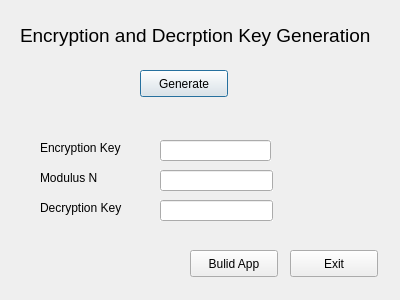
<?xml version="1.0" encoding="UTF-8"?>
<ui version="4.0">
 <class>keyGeneration</class>
 <widget class="QDialog" name="keyGeneration">
  <property name="geometry">
   <rect>
    <x>0</x>
    <y>0</y>
    <width>400</width>
    <height>300</height>
   </rect>
  </property>
  <property name="windowTitle">
   <string>Key Generator</string>
  </property>
  <widget class="QLabel" name="label_title">
   <property name="geometry">
    <rect>
     <x>20</x>
     <y>20</y>
     <width>371</width>
     <height>31</height>
    </rect>
   </property>
   <property name="font">
    <font>
     <pointsize>14</pointsize>
    </font>
   </property>
   <property name="text">
    <string>Encryption and Decrption Key Generation</string>
   </property>
  </widget>
  <widget class="QPushButton" name="pushButton_generate">
   <property name="geometry">
    <rect>
     <x>140</x>
     <y>70</y>
     <width>88</width>
     <height>27</height>
    </rect>
   </property>
   <property name="text">
    <string>Generate</string>
   </property>
  </widget>
  <widget class="QLabel" name="label_Enkey">
   <property name="geometry">
    <rect>
     <x>40</x>
     <y>140</y>
     <width>101</width>
     <height>16</height>
    </rect>
   </property>
   <property name="text">
    <string>Encryption Key </string>
   </property>
  </widget>
  <widget class="QLabel" name="label_DeKey">
   <property name="geometry">
    <rect>
     <x>40</x>
     <y>200</y>
     <width>101</width>
     <height>16</height>
    </rect>
   </property>
   <property name="text">
    <string>Decryption Key </string>
   </property>
  </widget>
  <widget class="QLineEdit" name="lineEdit_EnKey">
   <property name="geometry">
    <rect>
     <x>160</x>
     <y>140</y>
     <width>111</width>
     <height>21</height>
    </rect>
   </property>
   <property name="autoFillBackground">
    <bool>true</bool>
   </property>
   <property name="readOnly">
    <bool>true</bool>
   </property>
  </widget>
  <widget class="QLineEdit" name="lineEdit_DeKey">
   <property name="geometry">
    <rect>
     <x>160</x>
     <y>200</y>
     <width>113</width>
     <height>21</height>
    </rect>
   </property>
   <property name="autoFillBackground">
    <bool>true</bool>
   </property>
   <property name="readOnly">
    <bool>true</bool>
   </property>
  </widget>
  <widget class="QPushButton" name="pushButton_Exit">
   <property name="geometry">
    <rect>
     <x>290</x>
     <y>250</y>
     <width>88</width>
     <height>27</height>
    </rect>
   </property>
   <property name="text">
    <string>Exit</string>
   </property>
  </widget>
  <widget class="QLabel" name="label_Modulus">
   <property name="geometry">
    <rect>
     <x>40</x>
     <y>170</y>
     <width>101</width>
     <height>16</height>
    </rect>
   </property>
   <property name="text">
    <string>Modulus N</string>
   </property>
  </widget>
  <widget class="QLineEdit" name="lineEdit_Modulus">
   <property name="geometry">
    <rect>
     <x>160</x>
     <y>170</y>
     <width>113</width>
     <height>21</height>
    </rect>
   </property>
   <property name="autoFillBackground">
    <bool>true</bool>
   </property>
   <property name="readOnly">
    <bool>true</bool>
   </property>
  </widget>
  <widget class="QPushButton" name="pushButton_build">
   <property name="geometry">
    <rect>
     <x>190</x>
     <y>250</y>
     <width>88</width>
     <height>27</height>
    </rect>
   </property>
   <property name="text">
    <string>Bulid App</string>
   </property>
  </widget>
 </widget>
 <resources/>
 <connections/>
</ui>
